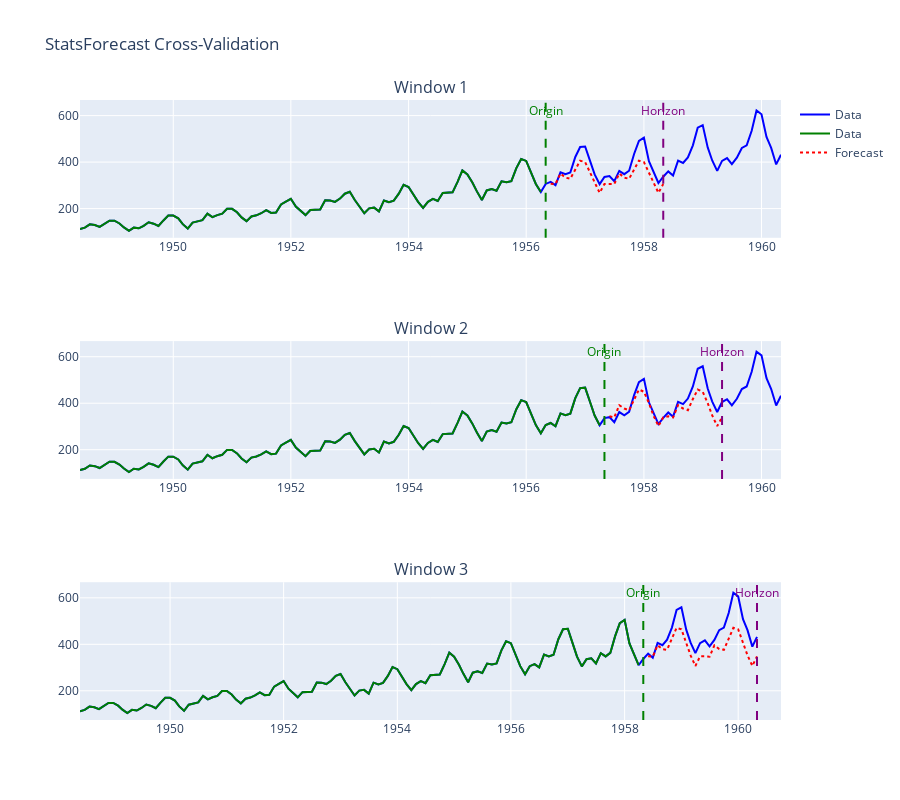

Write notebook code for a chart like this one.
### Code cell
# %% [markdown]
# ## 1. Нативная кросс-валидация StatsForecast

# %%
# Создание модели
model = StatsForecast(
    models=[AutoETS(season_length=12)],
    freq='M',
    n_jobs=-1
)

# Выполнение кросс-валидации
cv_results = model.cross_validation(
    df=df,
    h=horizon,
    step_size=step_size,
    n_windows=n_windows
)

# %%
# Визуализация
import pandas as pd
from plotly.subplots import make_subplots
import plotly.graph_objects as go

plot_cross_validation(cv_results, df, horizon, mode="statsforecast", title="StatsForecast Cross-Validation")
